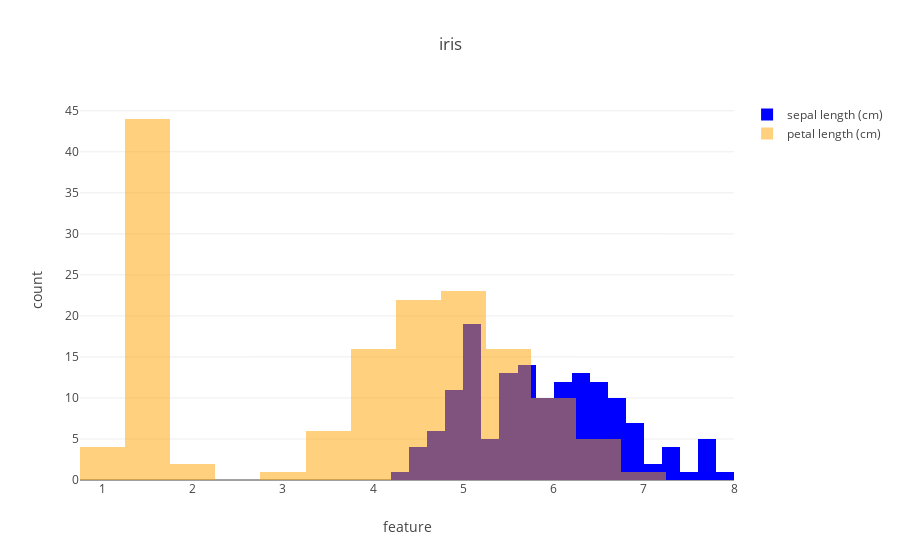

The notebook cell this image was saved under:
### Markdown cell above
# Histogram

### Code cell
x0 = data_iris[:,0]
x1 = data_iris[:,2]

# trace
trace0 = go.Histogram(x=x0,
                      nbinsx=20,     # bins
                      name=feat_names[0],
                      marker=dict(color='blue'),)
trace1 = go.Histogram(x=x1,
                      name=feat_names[2],
                      marker=dict(color='orange'),
                      opacity=0.5)
data = [trace0, trace1]

# layout
layout = go.Layout(barmode='overlay',
                   title='iris',
                   xaxis=dict(title='feature'),
                   yaxis=dict(title='count'))

fig = go.Figure(data=data, layout=layout)
iplot(fig)

### Figure 1 — Plotly figure (JSON) as saved in the notebook; plotly's stock layout.template omitted (floating-point values rounded to 4 significant figures; data arrays with more than 128 entries replaced by an {"elided": "..."} marker saying what was removed)
{"data": [{"marker": {"color": "blue"}, "name": "sepal length (cm)", "nbinsx": 20, "type": "histogram", "uid": "1543900d-d3bb-45d7-bd81-314e75e43e57", "x": {"elided": "150 float values"}}, {"marker": {"color": "orange"}, "name": "petal length (cm)", "opacity": 0.5, "type": "histogram", "uid": "413cf69c-069a-4484-8f20-f83f229b4513", "x": {"elided": "150 float values"}}], "layout": {"autosize": true, "barmode": "overlay", "title": {"text": "iris"}, "xaxis": {"autorange": true, "range": [0.75, 8.0], "title": {"text": "feature"}, "type": "linear"}, "yaxis": {"autorange": true, "range": [0, 46.32], "title": {"text": "count"}}}}
